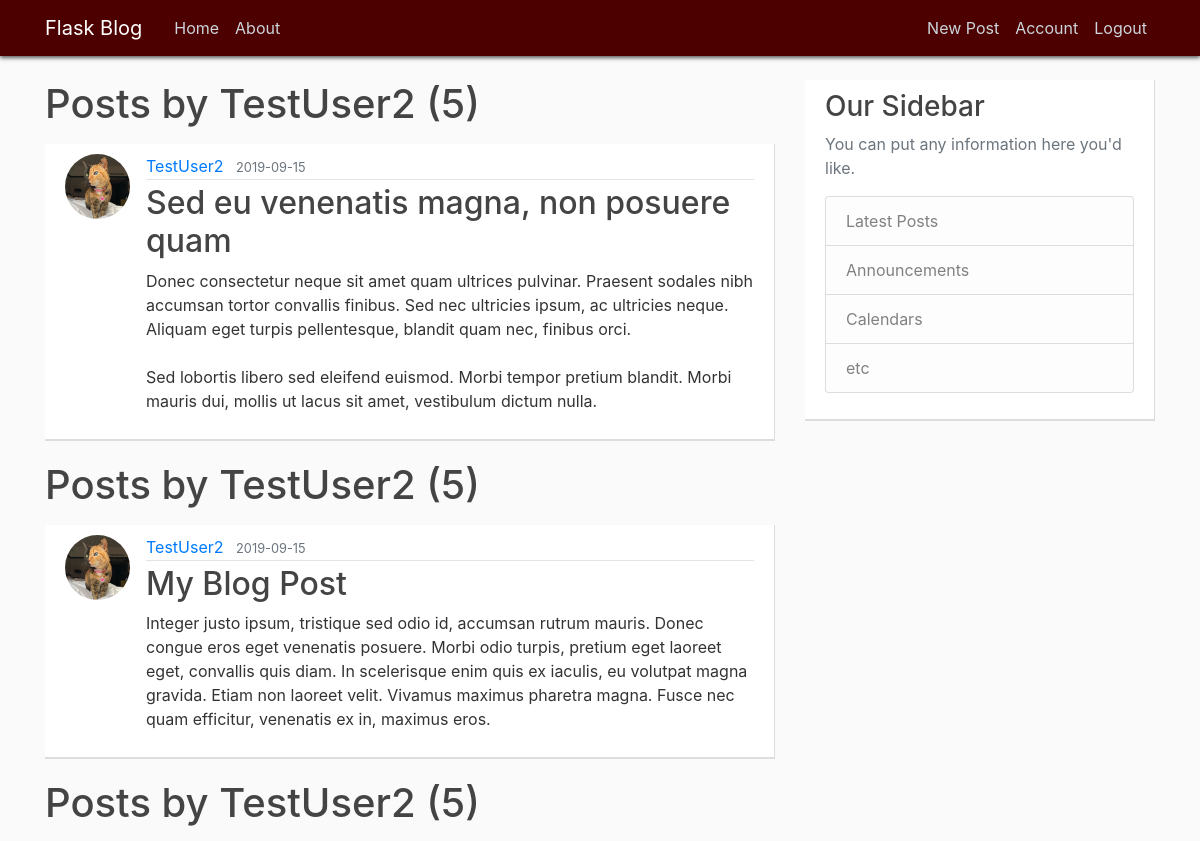
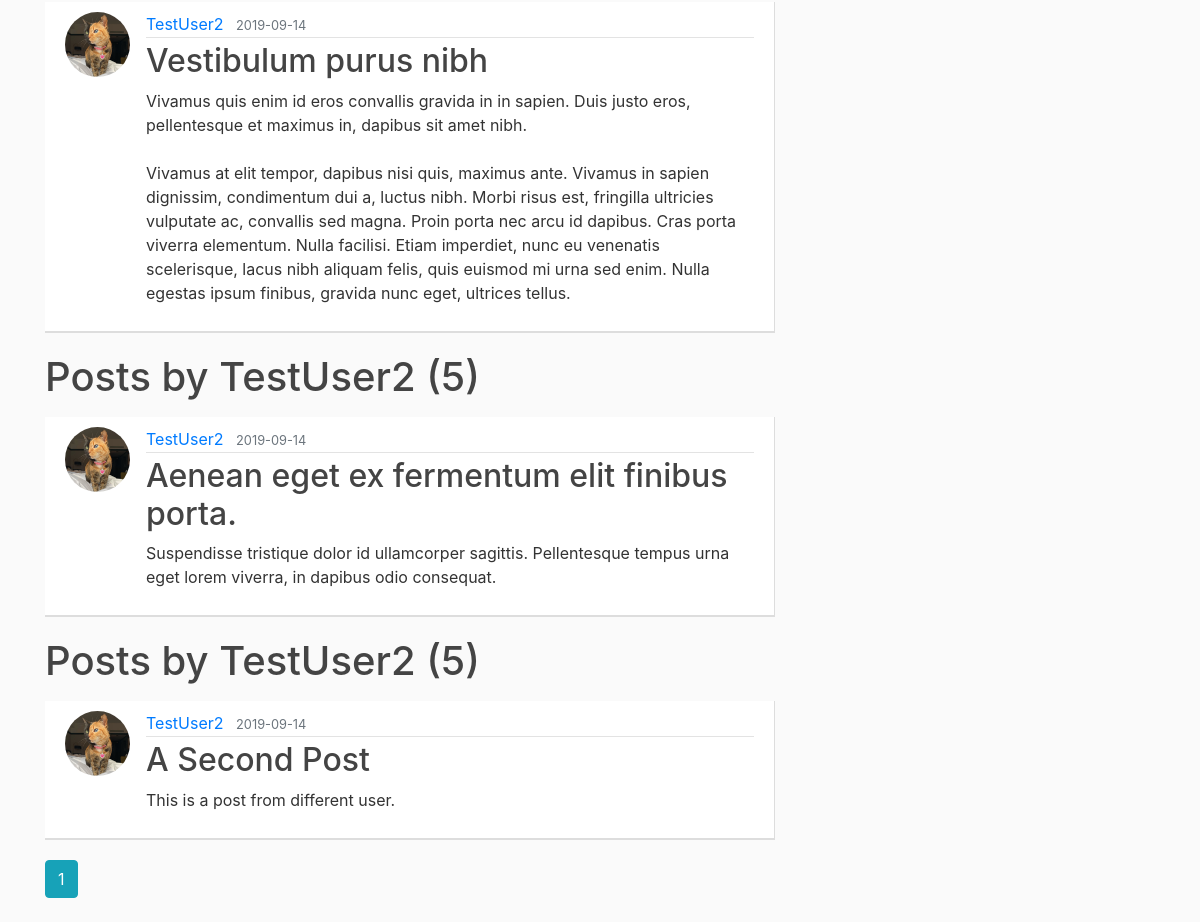
Screenshot of /user/TestUser2 (signed in) with the database file from the repository (2 pictures, top to bottom).
### pyflaskblog/models.py (models this page shows, shortened)
class Post(db.Model):
	id = db.Column(db.Integer, primary_key=True)
	title = db.Column(db.String(100), nullable=False)
	date_posted = db.Column(db.DateTime, nullable=False, default=datetime.utcnow)
	content = db.Column(db.Text, nullable=False)
	user_id = db.Column(db.Integer, db.ForeignKey('user.id'), nullable=False)

class User(db.Model, UserMixin):
	id = db.Column(db.Integer, primary_key=True)
	username = db.Column(db.String(20), unique=True, nullable=False)
	email = db.Column(db.String(120), unique=True, nullable=False)
	image_file = db.Column(db.String(20), nullable=False, default='default.jpg')
	password = db.Column(db.String(60), nullable=False)
	posts = db.relationship('Post', backref='author', lazy=True)

### pyflaskblog/users/routes.py (the view)
@users.route("/user/<string:username>")
def user_posts(username):
	page = request.args.get('page', 1, type=int)
	user = User.query.filter_by(username=username).first_or_404()
	posts = Post.query.filter_by(author=user)\
		.order_by(Post.date_posted.desc())\
		.paginate(page=page, per_page=5)
	return render_template('user_posts.html', posts=posts, user=user)

### pyflaskblog/models.py (called while the page is built)
@login_manager.user_loader
def load_user(user_id):
	return User.query.get(int(user_id))

### pyflaskblog/templates/user_posts.html
{% extends "layout.html" %}
{% block content %}
	{% for post in posts.items %}
		<h1 class="mb-3">Posts by {{ user.username }} ({{ posts.total }})</h1>
		<article class="media content-section">
		  <img class="rounded-circle article-img" src="{{ url_for('static', filename='profile_pics/' + post.author.image_file) }}">
		  <div class="media-body">
		    <div class="article-metadata">
		      <a class="mr-2" href="{{ url_for('users.user_posts', username=post.author.username) }}">{{ post.author.username }}</a>
		      <small class="text-muted">{{ post.date_posted.strftime('%Y-%m-%d') }}</small>
		    </div>
		    <h2><a class="article-title" href="{{ url_for('posts.post', post_id=post.id) }}">{{ post.title }}</a></h2>
		    <p class="article-content">{{ post.content }}</p>
		  </div>
		</article>
	{% endfor %}
	{% for page_num in posts.iter_pages(left_edge=1, right_edge=1, left_current=1, right_current=2) %}
		{% if page_num %}
			{% if posts.page == page_num %}
				<a class="btn btn-info mb-4" href="{{ url_for('users.user_posts', username=user.username,  page=page_num) }}">{{ page_num }}</a>
			{% else %}
				<a class="btn btn-outline-info mb-4" href="{{ url_for('users.user_posts', username=user.username, page=page_num) }}">{{ page_num }}</a>
			{% endif %}
		{% else %}
			...
		{% endif %}
	{% endfor %}
{% endblock content %}

### pyflaskblog/static/main.css (style rules this page uses)
body { background: #fafafa; color: #333333; margin-top: 5rem; }
h1, h2, h3, h4, h5, h6 { color: #444444; }
.content-section { background: #ffffff; padding: 10px 20px; border-bottom: 2px solid #dddddd; border-right: 1px solid #dddddd; margin-bottom: 20px; }
.article-title { color: #444444; }
.article-content { white-space: pre-line; }
.article-img { height: 65px; width: 65px; margin-right: 16px; }
.article-metadata { padding-bottom: 1px; margin-bottom: 4px; border-bottom: 1px solid #e3e3e3 }

### rows the page displays
Post: total "5", image_file (picture), author.username "TestUser2", date_posted "2019-09-15", title "Sed eu venenatis magna, non posuere quam", content "Donec consectetur neque sit amet quam ultrices pulvinar. Praesent sodales nibh accumsan tortor convallis finibus. Sed nec ultricies ipsum, ac ultricies neque. Aliquam eget turpis pellentesque, blandit quam nec, finibus orci. Sed lobortis libero sed eleifend euismod. Morbi tempor pretium blandit. Morbi mauris dui, mollis ut lacus sit amet, vestibulum dictum nulla."
User: username "TestUser2"
Post: total "5", image_file (picture), author.username "TestUser2", date_posted "2019-09-15", title "My Blog Post", content "Integer justo ipsum, tristique sed odio id, accumsan rutrum mauris. Donec congue eros eget venenatis posuere. Morbi odio turpis, pretium eget laoreet eget, convallis quis diam. In scelerisque enim quis ex iaculis, eu volutpat magna gravida. Etiam non laoreet velit. Vivamus maximus pharetra magna. Fusce nec quam efficitur, venenatis ex in, maximus eros."
Post: total "5", image_file (picture), author.username "TestUser2", date_posted "2019-09-14", title "Vestibulum purus nibh", content "Vivamus quis enim id eros convallis gravida in in sapien. Duis justo eros, pellentesque et maximus in, dapibus sit amet nibh. Vivamus at elit tempor, dapibus nisi quis, maximus ante. Vivamus in sapien dignissim, condimentum dui a, luctus nibh. Morbi risus est, fringilla ultricies vulputate ac, convallis sed magna. Proin porta nec arcu id dapibus. Cras porta viverra elementum. Nulla facilisi. Etiam imperdiet, nunc eu venenatis scelerisque, lacus nibh aliquam felis, quis euismod mi urna sed enim. Nulla egestas ipsum finibus, gravida nunc eget, ultrices tellus."
Post: total "5", image_file (picture), author.username "TestUser2", date_posted "2019-09-14", title "Aenean eget ex fermentum elit finibus porta.", content "Suspendisse tristique dolor id ullamcorper sagittis. Pellentesque tempus urna eget lorem viverra, in dapibus odio consequat."
Post: total "5", image_file (picture), author.username "TestUser2", date_posted "2019-09-14", title "A Second Post", content "This is a post from different user."

### other values shown
{{ page_num }} "1"
